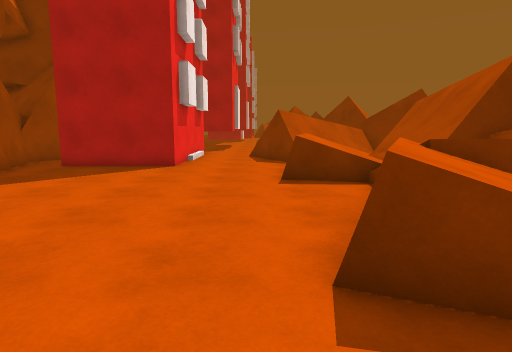
view 1 (above)

19 first-person views from a walk through a 3-D level made in the Unity game engine. The camera is 1.4 m above the floor, tilts 8° down and sees 75° across. The floor is counted in squares, 1 m on a side. Each view is taken from the middle of a square. On the plan, view 1 faces up. The plan holds only what a view shows up to about 15 squares ahead; the rest is blank. The place goes on beyond the plan.

view 2
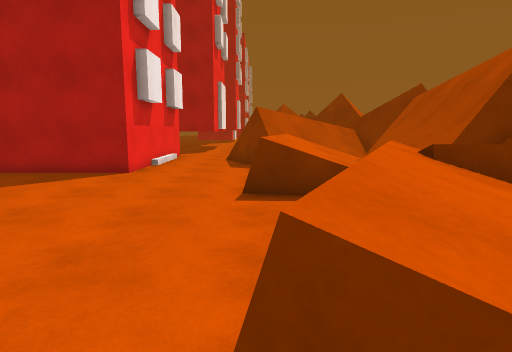

view 3
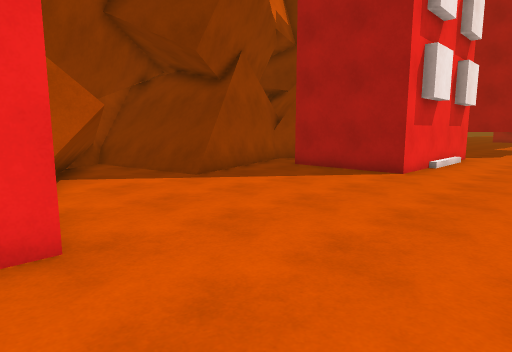

view 4
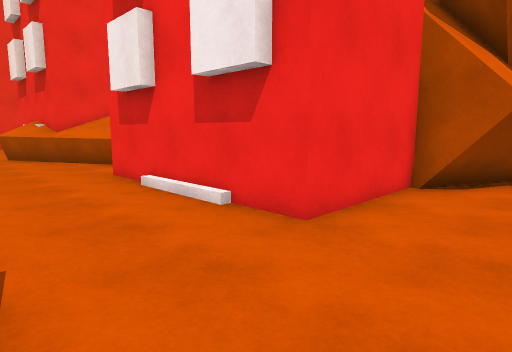

view 5
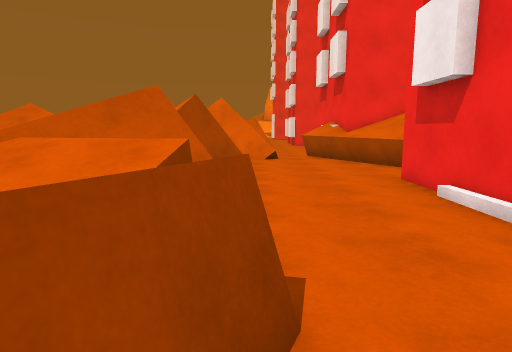

view 6
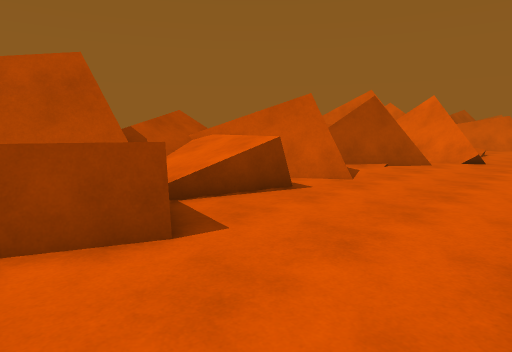

view 7
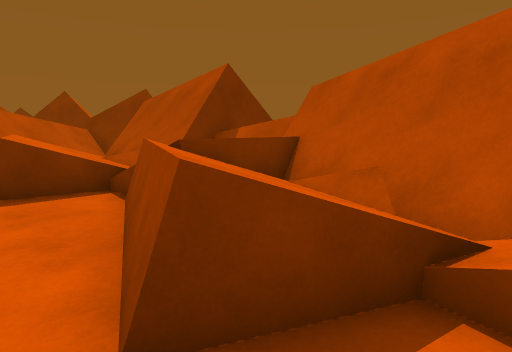

view 8
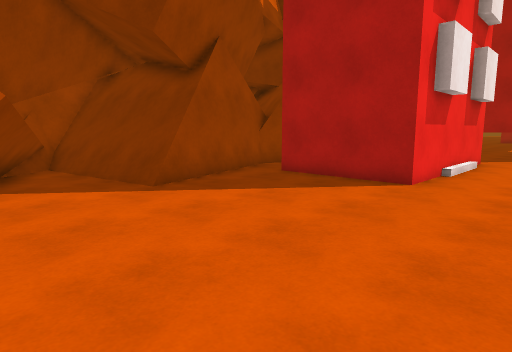

view 9
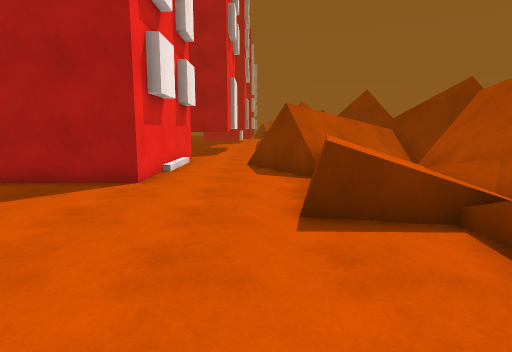

view 10
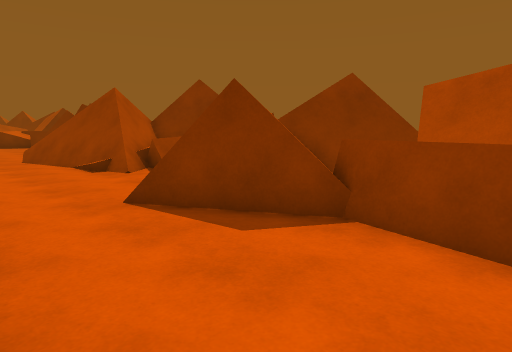

view 11
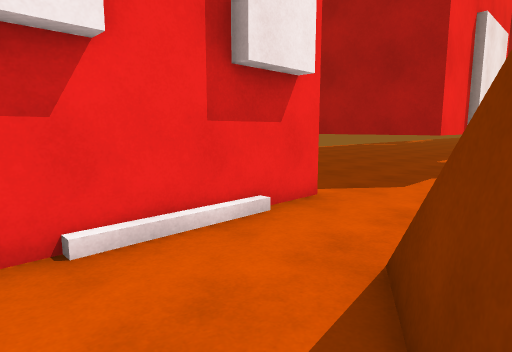

view 12
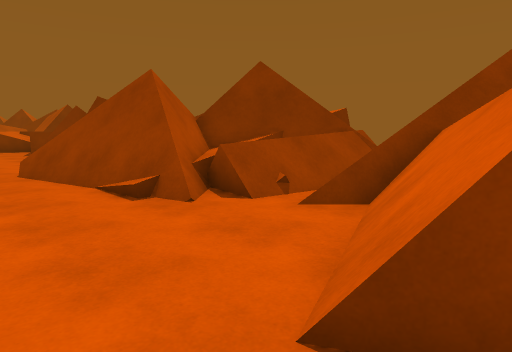

view 13
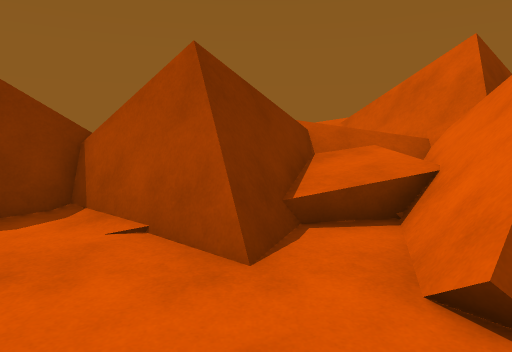

view 14
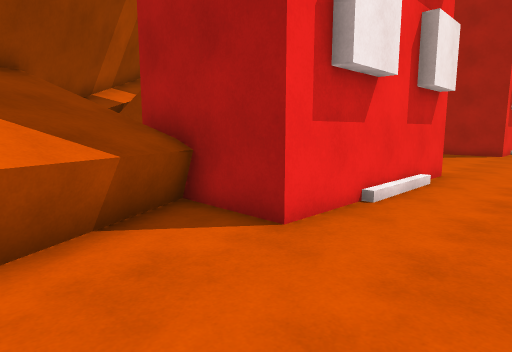

view 15
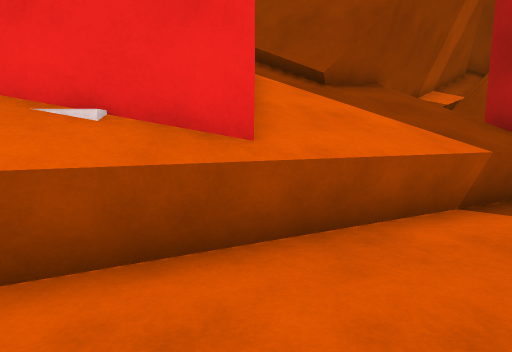

view 16
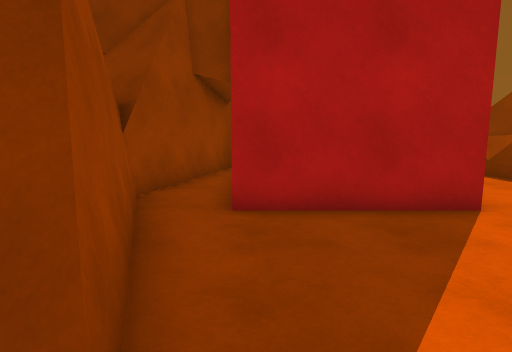

view 17
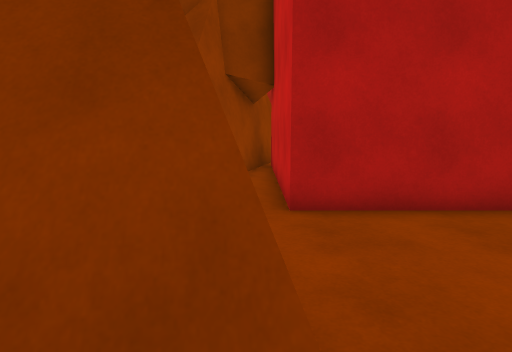

view 18
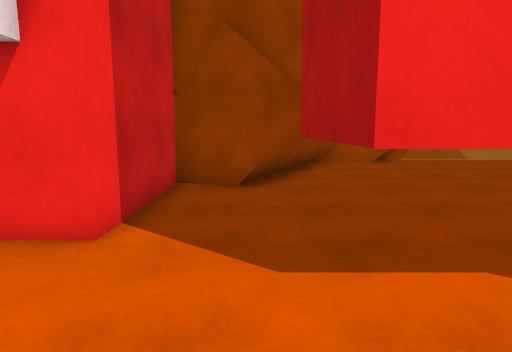

view 19
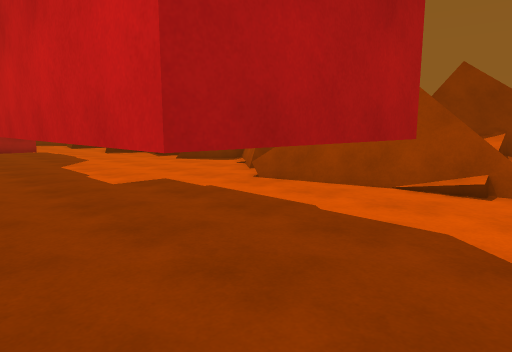

### Floor plan
Key: @ floor where view 1 was taken; # wall or solid block; . main floor; : floor 0.75 m higher than the main floor; + floor 1 m higher than the main floor; / step, stairs or slope; = window, fence, low wall or low ledge; ^ raised ledge; v drop or lower ground; B building; O other object.
Columns run from 14 left of view 1 to 6 right of it. Each row starts with its distance up from view 1.
 29         B   B
 28   ......B   BB==
 27  #.  ...B   BB=#
 26  #   ...B   BB.##
 25  ##  ...B   B..######
 24   ####  B   B..=##==#
 23     ####BBBBB../=#+v#
 22       ##........=v:v
 21       #..........//:
 20       #BBBBB...../===
 19       #B   B......=##
 18      ##B   B...#==###
 17      #.B   B..=###^^^
 16      #.B   B..##^^^^
 15     ##.B   B...#^^
 14     #..B   B....^^ ^#
 13     ##.BBBBB....^^^##
 12      #..........^^^##
 11      #.........=^^^##
 10      ##........^^^^##
  9  ######........#^^^##
  8 ####===..........^  ^
  7 #^...............^
  6  #####..........=^^^^
  5    #####........^^^^#
  4      ###.......=^^^=#
  3       #OBBBB...=^^^##
  2            B....^^^##
  1            B.....^^^^
  0            B..@..^^^^
 -1            B....=^^^^
 -2            B...... #^
 -3            B....=###
 -4        BOBBB....=##
 -5        ^^^.......##^
 -6        ^^^........#^
 -7         ^^^......##
 -8         ^^^.....###
 -9          ^^^....###^
-10          ^B^.....O==^
-11            B^.====:+=
-12            #^ =##===^
-13            B^   ###=#
-14                   ###

Positions as (right, up) in squares from view 1, and headings:
1: (0, 0), facing up
2: (1, 2), facing up
3: (1, 2), facing up-left
4: (1, 6), facing down-left
5: (1, 5), facing down
6: (-3, 5), facing down-right
7: (0, 1), facing up-right
8: (0, 4), facing up-left
9: (0, 4), facing up
10: (-3, 11), facing up-right
11: (1, 14), facing up-left
12: (-2, 16), facing up-right
13: (-2, -9), facing right
14: (0, -8), facing up-left
15: (1, -10), facing left
16: (-7, 7), facing up
17: (-8, 7), facing up
18: (1, 22), facing left
19: (-7, 21), facing up-right
